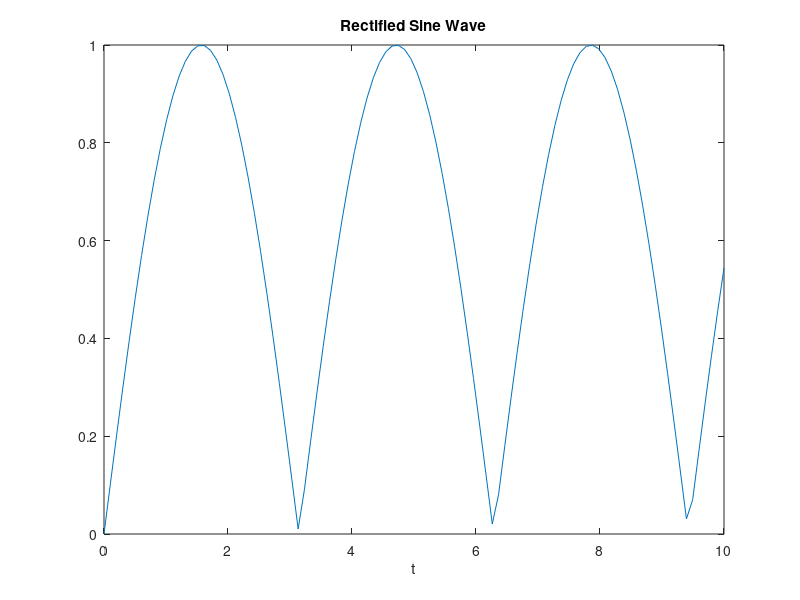

Source code (MATLAB):
% Script to calculate and plot a rectified sine wave
t = linspace(0, 10, 100);
y = abs(sin(t));
plot(t,y);
title('Rectified Sine Wave');
xlabel('t');
